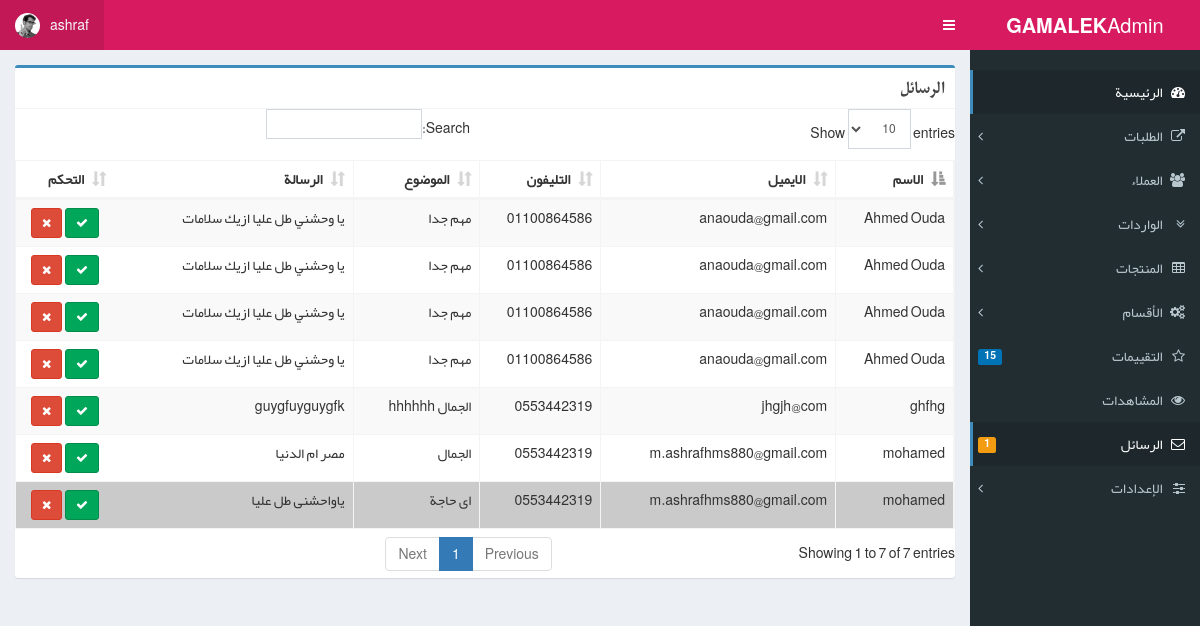
Screenshot of /admin/contact.php (signed in) with the database file from the repository.
### tables this page shows
CREATE TABLE `contact` (
  `id` int(11) NOT NULL,
  `name` varchar(100) NOT NULL,
  `email` varchar(100) NOT NULL,
  `mobile` varchar(25) NOT NULL,
  `subject` varchar(100) NOT NULL,
  `message` text NOT NULL,
  `user_ip` varchar(25) NOT NULL,
  `user_os` varchar(25) NOT NULL,
  `user_browser` varchar(25) NOT NULL,
  `created` datetime NOT NULL DEFAULT current_timestamp(),
  `is_read` tinyint(4) NOT NULL DEFAULT 0
);

### admin/includes/helper.php (called while the page is built, shortened)
<?php
function get_all_rows($connection,$table,$order=NULL){
    if($order){
    }else{
        $order = 'asc';
    }
    $query = "select * from ".$table." order by id ".$order;
    $sql = $connection->prepare($query);
    $sql->execute();
    $result = $sql->fetchAll(PDO::FETCH_ASSOC);
    return $result;
}
?>

### admin/contact.php (the view, shortened to what this page needs)
<?php
include 'header.php';
$messages = get_all_rows($db, 'contact');
?>
<section class="content">
    <div class="row">
        <div class="col-md-12">
            <div class="box box-primary">
                <div class="box-header with-border">
                    <h3 class="box-title">الرسائل</h3>
                </div>
                <div class="box-body no-padding">
                    <div class="table-responsive mailbox-messages">
                        <table id="example1" class="table table-bordered table-striped">
                            <thead>
                            <tr>
                                <th>الاسم</th>
                                <th>الايميل</th>
                                <th>التليفون</th>
                                <th>الموضوع</th>
                                <th>الرسالة</th>
                                <th>التحكم</th>
                            </tr>
                            </thead>
                            <tbody>
                            <?php foreach ($messages as $item) { ?>
                                <tr <?php if($item['is_read'] == 0){echo 'style="background:#cacaca"'; }?>>
                                    <td><?php echo $item['name'] ?></td>
                                    <td><?php echo $item['email'] ?></td>
                                    <td><?php echo $item['mobile'] ?></td>
                                    <td><?php echo $item['subject'] ?></td>
                                    <td><?php echo $item['message'] ?></td>
                                    <td style="text-align: center">
                                        <button value="<?php echo $item['id'] ?>"
                                                onclick="markAsRead(<?php echo $item['id'] ?>);" type="button"
                                                data-toggle="tooltip" title="تمت القراءة"
                                                class="btn btn-success btn-sm"><i
                                                    class="fa fa-check"></i></button>
                                        <button type="button" class="btn btn-danger btn-sm" data-toggle="modal"
                                                data-target="#delete_modal"><i class="fa fa-remove"></i></button>
                                    </td>
                                </tr>
                            <?php } ?>
                            </tbody>
                        </table>
                    </div>
                </div>
            </div>
        </div>
    </div>
</section>
<?php include 'footer.php'; ?>

### rows the page displays
contact: name "Ahmed Ouda", email "anaouda@gmail.com", mobile "01100864586", subject "مهم جدا", message "يا وحشني طل عليا ازيك سلامات", $item['id'] 1 (drawn)
contact: name "Ahmed Ouda", email "anaouda@gmail.com", mobile "01100864586", subject "مهم جدا", message "يا وحشني طل عليا ازيك سلامات", $item['id'] 2 (drawn)
contact: name "Ahmed Ouda", email "anaouda@gmail.com", mobile "01100864586", subject "مهم جدا", message "يا وحشني طل عليا ازيك سلامات", $item['id'] 3 (drawn)
contact: name "Ahmed Ouda", email "anaouda@gmail.com", mobile "01100864586", subject "مهم جدا", message "يا وحشني طل عليا ازيك سلامات", $item['id'] 4 (drawn)
contact: name "mohamed", email "m.ashrafhms880@gmail.com", mobile "0553442319", subject "الجمال", message "مصر ام الدنيا", $item['id'] 5 (drawn)
contact: name "mohamed", email "m.ashrafhms880@gmail.com", mobile "0553442319", subject "اى حاجة", message "ياواحشنى طل عليا", $item['id'] 6 (drawn)
contact: name "ghfhg", email "jhgjh@com", mobile "0553442319", subject "الجمال hhhhhh", message "guygfuyguygfk", $item['id'] 7 (drawn)

### other values shown
$_SESSION['username'] "ashraf"
$count['count'] "15"
$count['count'] "1"
